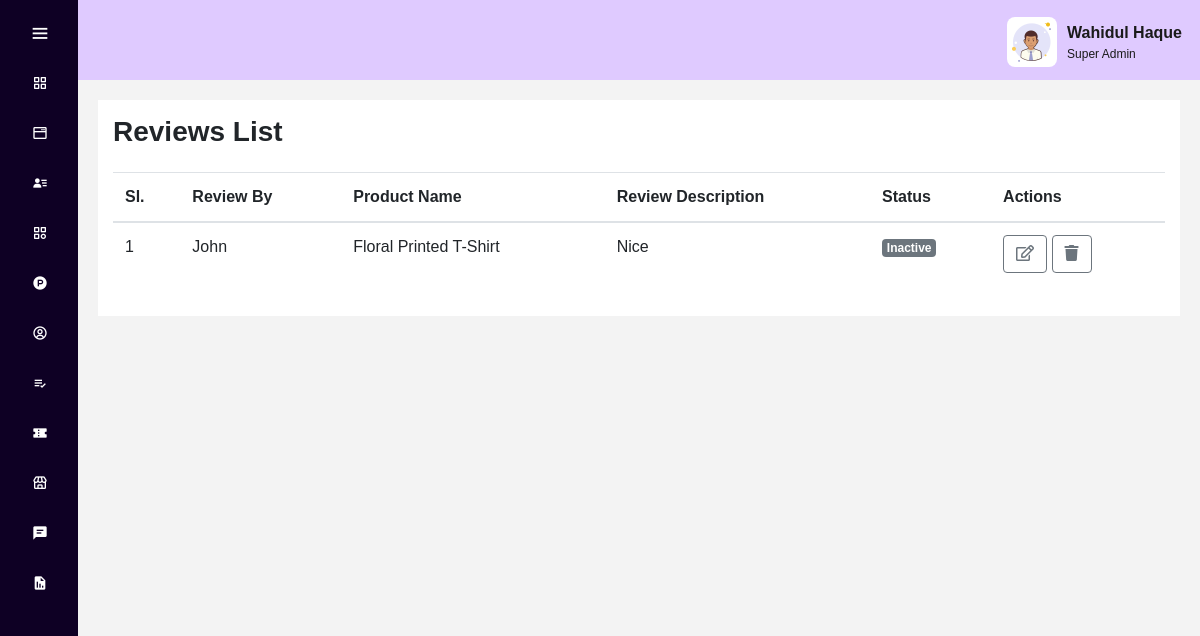
Page /views/admin/reviews.php?do=Manage (signed in) on the committed database.
### tables this page shows
CREATE TABLE `reviews` (
  `id` int(11) NOT NULL,
  `user_id` int(10) NOT NULL,
  `product_id` int(10) NOT NULL,
  `review` text NOT NULL,
  `submit_time` datetime NOT NULL,
  `status` int(11) NOT NULL DEFAULT 0
);

CREATE TABLE `customers` (
  `id` int(10) UNSIGNED NOT NULL,
  `name` varchar(255) NOT NULL,
  `email` varchar(255) NOT NULL,
  `password` varchar(255) NOT NULL,
  `phone` varchar(255) DEFAULT NULL,
  `address` varchar(255) DEFAULT NULL,
  `city` varchar(255) DEFAULT NULL,
  `country` varchar(255) DEFAULT NULL,
  `zipcode` varchar(255) DEFAULT NULL,
  `image` varchar(255) DEFAULT NULL,
  `user_type` int(11) NOT NULL DEFAULT 1 COMMENT '0for premium, 1 for gold, 2 for normal',
  `status` int(1) NOT NULL,
  `order_count` int(11) DEFAULT 0
);

CREATE TABLE `products` (
  `id` int(10) UNSIGNED NOT NULL,
  `title` varchar(255) NOT NULL,
  `slug` varchar(255) NOT NULL,
  `s_desc` text DEFAULT NULL,
  `desc` text DEFAULT NULL,
  `quantity` int(10) UNSIGNED NOT NULL DEFAULT 1,
  `regular_price` int(11) NOT NULL DEFAULT 0,
  `offer_price` int(11) NOT NULL,
  `sku_code` varchar(255) DEFAULT NULL,
  `product_type` int(11) NOT NULL DEFAULT 0,
  `tags` varchar(255) DEFAULT NULL,
  `featured_item` int(11) NOT NULL DEFAULT 0,
  `status` int(11) NOT NULL DEFAULT 0,
  `cat_id` int(11) NOT NULL,
  `image` text DEFAULT NULL
);

### controller/admin/CustomerController.php (called while the page is built, shortened)
<?php
    function getCustomer($id){
        $db = dbConnection();
        $sql_query  = "SELECT * FROM `customers` WHERE id=".$id;
        $result     = mysqli_query($db, $sql_query);
        while($method = mysqli_fetch_object($result)){
            return $method;
        }
    }
?>

### controller/admin/ProductController.php (called while the page is built, shortened)
<?php
    function getProductById($id){
        $db = dbConnection();
        $sql_query  = "select * from products where id=".$id;
        $result     = mysqli_query($db, $sql_query);
        $product    = null;
        if(mysqli_num_rows($result) > 0){
            while($item = mysqli_fetch_object($result)){
                $product = $item;
            }
        }
        return $product;
    }
?>

### controller/admin/ReviewController.php (the view, shortened to what this page needs)
<?php
    function getAllReviews(){
        $db = dbConnection();
        $sql_query  = "SELECT * FROM `reviews`";
        $result     = mysqli_query($db, $sql_query);
        return $result;
    }
    function writeTableReview($data){
        $markUp = "";
        if(isset($data)){
            $sl = 1;
            while($item = mysqli_fetch_object($data)){
                $status = ($item->status == 1) ? '<span class="badge badge-success">Active</span>' : '<span class="badge badge-secondary">Inactive</span>';
                $markUp .= '<tr>
                                <td>'.  $sl++ .'</td>
                                <td>'. getCustomer($item->user_id)->name             .'</td>
                                <td>'. getProductById($item->product_id)->title      .'</td>
                                <td>'. $item->review                                 .'</td>
                                <td>'. $status         .'</td>
                                <td>
                                    <button type="button" class="btn btn-outline-secondary" data-toggle="modal" data-target="#pre_'.$item->id.'">
                                        <i class="far fa-edit"></i>
                                    </button>
                                    <button type="button" class="btn btn-outline-secondary" data-toggle="modal" data-target="#prd_'.$item->id.'">
                                        <i class="fas fa-trash"></i>
                                    </button>
                                    <div class="modal fade" id="prd_'.$item->id.'" tabindex="-1" role="dialog" data-backdrop="false" aria-labelledby="exampleModalCenterTitle" aria-hidden="true">
                                                        <input type="hidden" name="rid_" value="'.$item->id.'">
                                    </div>
                                    <div class="modal fade" id="pre_'.$item->id.'" tabindex="-1" role="dialog" data-backdrop="false" aria-labelledby="exampleModalCenterTitle" aria-hidden="true">
                                                        <input type="hidden" name="pid_" value="'.$item->id.'">
                                    </div>
                                </td>
                            </tr>';
            }
        }
        return $markUp;
    }
?>

### assets/admin/css/adm_style.css (style rules this page uses)
* { margin: 0; padding: 0; box-sizing: border-box; font-family: 'Poppins',sans-serif; }
body { position: relative; min-height: 100vh; overflow: hidden; }

### rows in the picture
reviews: user.name "John", product.title "Floral Printed T-Shirt", review "Nice", status "Inactive"

### other values in the picture
$_SESSION['user']['name'] "Wahidul Haque"
